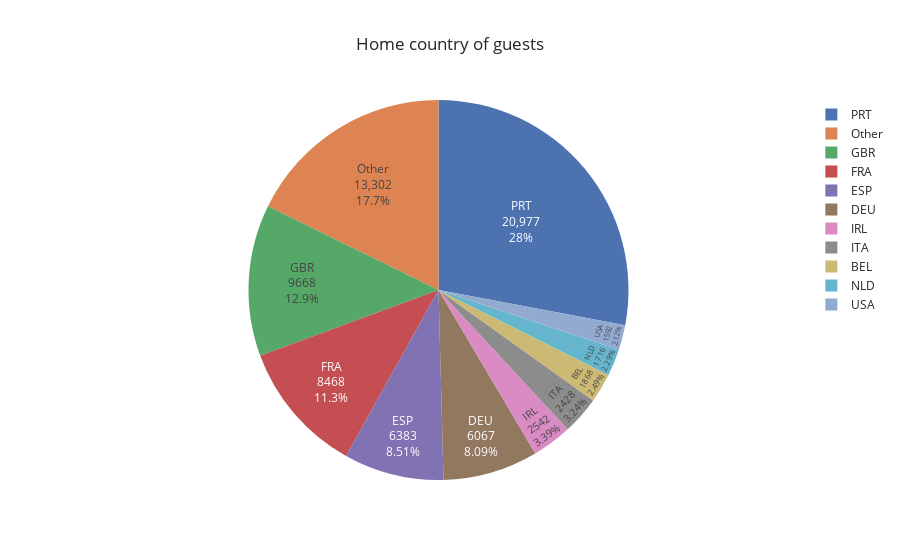

Notebook code cell kept with this figure:
### Code cell
total_guests = country_data["count"].sum()
country_data["Guests in %"] = round(country_data["count"] / total_guests * 100, 2)
country_data.loc[country_data["Guests in %"] < 2, 'Name of Guests'] = 'Other'

fig = px.pie(country_data, values="count",
             names='Name of Guests',
             title='Home country of guests',
             template='seaborn'
             )
fig.update_traces(textposition='inside', textinfo='value+percent+label')
fig.show()

### Figure 1 — Plotly figure (JSON) as saved in the notebook; plotly's stock layout.template omitted (floating-point values rounded to 4 significant figures; data arrays with more than 128 entries replaced by an {"elided": "..."} marker saying what was removed)
{"data": [{"domain": {"x": [0, 1], "y": [0, 1]}, "hovertemplate": "Name of Guests=%{label}<br>count=%{value}<extra></extra>", "labels": {"elided": "166 str values"}, "legendgroup": "", "name": "", "showlegend": true, "textinfo": "value+percent+label", "textposition": "inside", "type": "pie", "values": {"elided": "166 int values"}}], "layout": {"legend": {"tracegroupgap": 0}, "title": {"text": "Home country of guests"}}}
